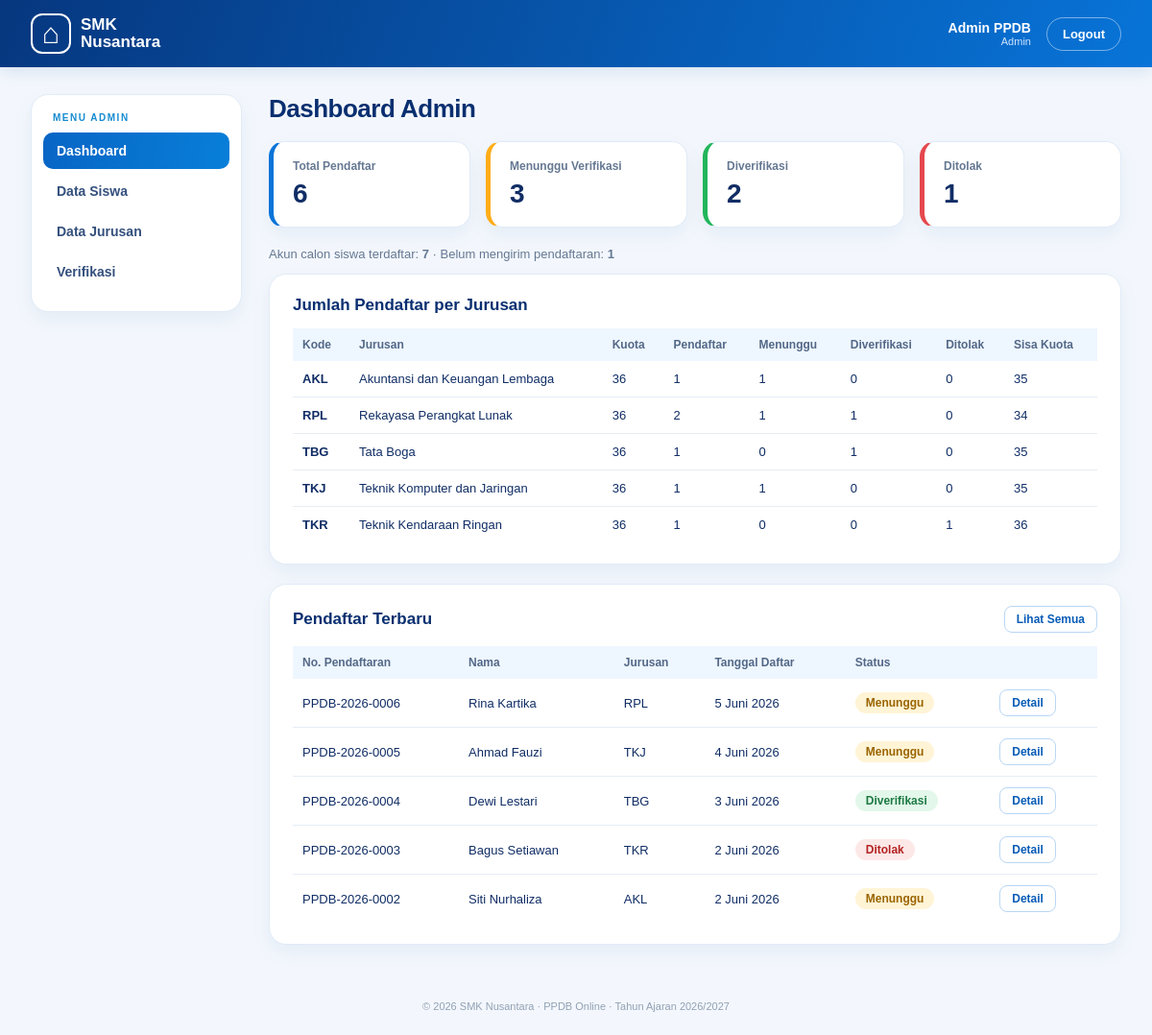
Page /admin/dashboard.php (signed in) on the committed database.
### tables this page shows
CREATE TABLE pendaftaran (
  id_pendaftaran INT AUTO_INCREMENT PRIMARY KEY,
  id_siswa INT NOT NULL,
  id_jurusan INT NOT NULL,
  tahun_ajaran VARCHAR(9) NOT NULL,
  tanggal_daftar DATETIME NOT NULL,
  status ENUM('Menunggu', 'Diverifikasi', 'Ditolak') NOT NULL DEFAULT 'Menunggu',
  UNIQUE (id_siswa, tahun_ajaran),
  FOREIGN KEY (id_siswa) REFERENCES siswa(id_siswa) ON DELETE CASCADE,
  FOREIGN KEY (id_jurusan) REFERENCES jurusan(id_jurusan) ON DELETE RESTRICT
);

CREATE TABLE siswa (
  id_siswa INT AUTO_INCREMENT PRIMARY KEY,
  id_user INT NOT NULL UNIQUE,
  nisn CHAR(10) NOT NULL UNIQUE,
  nama_lengkap VARCHAR(100) NOT NULL,
  jenis_kelamin ENUM('Laki-laki', 'Perempuan') NULL,
  tempat_lahir VARCHAR(50) NULL,
  tanggal_lahir DATE NULL,
  alamat VARCHAR(255) NULL,
  asal_sekolah VARCHAR(100) NULL,
  no_hp VARCHAR(20) NOT NULL,
  FOREIGN KEY (id_user) REFERENCES users(id_user) ON DELETE CASCADE
);

CREATE TABLE jurusan (
  id_jurusan INT AUTO_INCREMENT PRIMARY KEY,
  kode_jurusan VARCHAR(10) NOT NULL UNIQUE,
  nama_jurusan VARCHAR(100) NOT NULL,
  kuota INT NOT NULL,
  deskripsi VARCHAR(255) NULL,
  aktif TINYINT(1) NOT NULL DEFAULT 1
);

### admin/dashboard.php (the view, shortened to what this page needs)
<?php
require_once '../includes/fungsi.php';
$stmt = $pdo->prepare("SELECT status, COUNT(*) AS jumlah FROM pendaftaran WHERE tahun_ajaran = ? GROUP BY status");
$stmt->execute([TAHUN_AJARAN]);
$per_status = ['Menunggu' => 0, 'Diverifikasi' => 0, 'Ditolak' => 0];
foreach ($stmt->fetchAll() as $baris) {
    $per_status[$baris['status']] = $baris['jumlah'];
}
$total = array_sum($per_status);
$akun_siswa = $pdo->query("SELECT COUNT(*) FROM siswa")->fetchColumn();
$stmt = $pdo->prepare("SELECT j.kode_jurusan, j.nama_jurusan, j.kuota, j.aktif,
        COUNT(p.id_pendaftaran) AS pendaftar,
        SUM(p.status = 'Menunggu') AS menunggu,
        SUM(p.status = 'Diverifikasi') AS diverifikasi,
        SUM(p.status = 'Ditolak') AS ditolak
    FROM jurusan j
    LEFT JOIN pendaftaran p ON p.id_jurusan = j.id_jurusan AND p.tahun_ajaran = ?
    GROUP BY j.id_jurusan ORDER BY j.kode_jurusan");
$stmt->execute([TAHUN_AJARAN]);
$rekap = $stmt->fetchAll();
$stmt = $pdo->prepare("SELECT p.id_pendaftaran, p.tanggal_daftar, p.status, s.nama_lengkap, j.kode_jurusan
    FROM pendaftaran p JOIN siswa s ON s.id_siswa = p.id_siswa JOIN jurusan j ON j.id_jurusan = p.id_jurusan
    WHERE p.tahun_ajaran = ? ORDER BY p.tanggal_daftar DESC LIMIT 5");
$stmt->execute([TAHUN_AJARAN]);
$terbaru = $stmt->fetchAll();
$judul = 'Dashboard Admin';
$menu_aktif = 'dashboard';
include '../includes/header.php';
?>
<div class="stat-grid">
  <div class="stat-card"><small>Total Pendaftar</small><b><?= $total ?></b></div>
  <div class="stat-card kuning"><small>Menunggu Verifikasi</small><b><?= $per_status['Menunggu'] ?></b></div>
  <div class="stat-card hijau"><small>Diverifikasi</small><b><?= $per_status['Diverifikasi'] ?></b></div>
  <div class="stat-card merah"><small>Ditolak</small><b><?= $per_status['Ditolak'] ?></b></div>
</div>
<p class="muted">Akun calon siswa terdaftar: <b><?= $akun_siswa ?></b> · Belum mengirim pendaftaran: <b><?= $akun_siswa - $total ?></b></p>
<div class="panel">
  <h2>Jumlah Pendaftar per Jurusan</h2>
  <table class="tabel">
    <tr><th>Kode</th><th>Jurusan</th><th>Kuota</th><th>Pendaftar</th><th>Menunggu</th><th>Diverifikasi</th><th>Ditolak</th><th>Sisa Kuota</th></tr>
    <?php foreach ($rekap as $r): ?>
    <tr>
      <td><b><?= e($r['kode_jurusan']) ?></b></td>
      <td><?= e($r['nama_jurusan']) ?><?= $r['aktif'] ? '' : ' <span class="badge badge-abu">Nonaktif</span>' ?></td>
      <td><?= $r['kuota'] ?></td>
      <td><?= $r['pendaftar'] ?></td>
      <td><?= (int) $r['menunggu'] ?></td>
      <td><?= (int) $r['diverifikasi'] ?></td>
      <td><?= (int) $r['ditolak'] ?></td>
      <td><?= $r['kuota'] - $r['pendaftar'] + (int) $r['ditolak'] ?></td>
    </tr>
    <?php endforeach; ?>
  </table>
</div>
<div class="panel">
  <div class="panel-head"><h2>Pendaftar Terbaru</h2><a href="verifikasi.php" class="btn btn-outline btn-kecil">Lihat Semua</a></div>
  <table class="tabel">
    <tr><th>No. Pendaftaran</th><th>Nama</th><th>Jurusan</th><th>Tanggal Daftar</th><th>Status</th><th></th></tr>
    <?php foreach ($terbaru as $t): ?>
    <tr>
      <td><?= nomor_pendaftaran($t['id_pendaftaran']) ?></td>
      <td><?= e($t['nama_lengkap']) ?></td>
      <td><?= e($t['kode_jurusan']) ?></td>
      <td><?= tanggal_indo($t['tanggal_daftar']) ?></td>
      <td><?= badge_status($t['status']) ?></td>
      <td><a href="verifikasi-detail.php?id=<?= $t['id_pendaftaran'] ?>" class="btn btn-outline btn-kecil">Detail</a></td>
    </tr>
    <?php endforeach; ?>
  </table>
</div>
<?php include '../includes/footer.php'; ?>

### includes/header.php (shortened to what this page needs)
<?php
if ($_SESSION['role'] === 'admin') {
    $menu = [
        'dashboard'  => ['dashboard.php', 'Dashboard'],
        'siswa'      => ['siswa.php', 'Data Siswa'],
        'jurusan'    => ['jurusan.php', 'Data Jurusan'],
        'verifikasi' => ['verifikasi.php', 'Verifikasi'],
    ];
} else {
    $menu = [
        'dashboard'   => ['dashboard.php', 'Dashboard'],
        'biodata'     => ['biodata.php', 'Biodata'],
        'pendaftaran' => ['pendaftaran.php', 'Pendaftaran'],
    ];
}
?>
<!DOCTYPE html>
<html lang="id">
<head>
  <link rel="stylesheet" href="../assets/css/dashboard.css">
</head>
<body>
  <header class="dash-header">
    <a class="brand" href="../index.php"><span class="brand-logo">⌂</span><span>SMK<br><b>Nusantara</b></span></a>
    <div class="dash-user">
      <span><?= e($_SESSION['nama']) ?> <small><?= $_SESSION['role'] === 'admin' ? 'Admin' : 'Calon Siswa' ?></small></span>
      <a class="back-link" href="../auth/logout.php">Logout</a>
    </div>
  </header>
  <div class="dash-layout">
    <aside class="sidebar">
      <p class="sidebar-title"><?= $_SESSION['role'] === 'admin' ? 'MENU ADMIN' : 'MENU SISWA' ?></p>
      <?php foreach ($menu as $kunci => $item): ?>
        <a href="<?= $item[0] ?>" class="<?= $kunci === $menu_aktif ? 'aktif' : '' ?>"><?= $item[1] ?></a>
      <?php endforeach; ?>
    </aside>
    <main class="content">
      <h1 class="page-title"><?= e($judul) ?></h1>

### includes/fungsi.php (shortened to what this page needs)
<?php
function e($teks)
{
    return htmlspecialchars((string) $teks, ENT_QUOTES, 'UTF-8');
}
function nomor_pendaftaran($id_pendaftaran)
{
    return 'PPDB-' . substr(TAHUN_AJARAN, 0, 4) . '-' . str_pad($id_pendaftaran, 4, '0', STR_PAD_LEFT);
}
function badge_status($status)
{
    $warna = ['Menunggu' => 'kuning', 'Diverifikasi' => 'hijau', 'Ditolak' => 'merah'];
    return '<span class="badge badge-' . $warna[$status] . '">' . e($status) . '</span>';
}
function tanggal_indo($tanggal)
{
    $bulan = ['', 'Januari', 'Februari', 'Maret', 'April', 'Mei', 'Juni', 'Juli', 'Agustus', 'September', 'Oktober', 'November', 'Desember'];
    $t = strtotime($tanggal);
    return date('j', $t) . ' ' . $bulan[(int) date('n', $t)] . ' ' . date('Y', $t);
}

### includes/footer.php
    </main>
  </div>
  <p class="dash-footer">© 2026 SMK Nusantara · PPDB Online · Tahun Ajaran <?= TAHUN_AJARAN ?></p>
</body>
</html>

### assets/css/dashboard.css (style rules this page uses)
* { box-sizing: border-box; }
body { margin: 0; background: #f3f7fd; color: #102d65; font-family: Arial, Helvetica, sans-serif; font-size: 14px; }
a { color: inherit; text-decoration: none; }
.dash-header { height: 70px; padding: 0 32px; display: flex; align-items: center; justify-content: space-between; background: linear-gradient(110deg, #06377f, #0874d8); color: #fff; box-shadow: 0 4px 16px #0b4b8b20; }
.brand { display: flex; align-items: center; gap: 10px; font-size: 17px; line-height: 1.05; font-weight: 700; }
.brand-logo { width: 42px; height: 42px; border: 2px solid #fff; border-radius: 12px; display: grid; place-items: center; font-size: 30px; }
.dash-user { display: flex; align-items: center; gap: 16px; font-weight: 700; }
.dash-user small { display: block; font-size: 11px; font-weight: 400; color: #cfe6ff; text-align: right; }
.back-link { font-size: 13px; font-weight: 700; padding: 9px 16px; border: 1px solid #ffffff75; border-radius: 22px; }
.dash-layout { max-width: 1240px; margin: 0 auto; padding: 28px 32px; display: grid; grid-template-columns: 220px 1fr; gap: 28px; align-items: start; }
.sidebar { background: #fff; border: 1px solid #e1ebf7; border-radius: 18px; padding: 18px 12px; box-shadow: 0 8px 20px #164d8010; }
.sidebar-title { font-size: 10px; font-weight: 900; letter-spacing: 1.5px; color: #168bd1; margin: 0 10px 10px; }
.sidebar a { display: block; padding: 11px 14px; border-radius: 10px; font-weight: 700; color: #34507d; margin-bottom: 4px; }
.sidebar a.aktif { background: linear-gradient(100deg, #0865c5, #087fd9); color: #fff; }
.content { min-width: 0; }
.page-title { font-size: 26px; margin: 0 0 18px; color: #092f70; letter-spacing: -.5px; }
.dash-footer { text-align: center; font-size: 11px; color: #91a0b3; margin: 10px 0 24px; }
.panel { background: #fff; border: 1px solid #e1ebf7; border-radius: 18px; padding: 22px 24px; box-shadow: 0 8px 20px #164d8010; margin-bottom: 20px; }
.panel h2 { font-size: 17px; margin: 0 0 14px; color: #092f70; }
.panel-head { display: flex; justify-content: space-between; align-items: center; margin-bottom: 14px; }
.panel-head h2 { margin: 0; }
.stat-grid { display: grid; grid-template-columns: repeat(4, 1fr); gap: 16px; margin-bottom: 20px; }
.stat-card { background: #fff; border: 1px solid #e1ebf7; border-radius: 16px; padding: 18px 20px; box-shadow: 0 8px 20px #164d8010; border-left: 5px solid #0874d8; }
.stat-card small { display: block; font-size: 12px; color: #657892; font-weight: 700; }
.stat-card b { display: block; font-size: 28px; margin-top: 6px; }
.stat-card.kuning { border-left-color: #ffad18; }
.stat-card.hijau { border-left-color: #22b65b; }
.stat-card.merah { border-left-color: #e5484d; }
.muted { color: #657892; font-size: 13px; }
.tabel { width: 100%; border-collapse: collapse; font-size: 13px; }
.tabel th { text-align: left; font-size: 12px; color: #536887; background: #eef6ff; padding: 10px; }
.tabel td { padding: 11px 10px; border-bottom: 1px solid #e5edf6; vertical-align: middle; }
.tabel tr:last-child td { border-bottom: 0; }
.badge { display: inline-block; padding: 4px 11px; border-radius: 20px; font-size: 12px; font-weight: 800; }
.badge-kuning { background: #fff4d6; color: #9a6400; }
.badge-hijau { background: #e3f7ea; color: #1d7a43; }
.badge-merah { background: #fde8e8; color: #b42323; }
.btn { display: inline-block; border: 0; border-radius: 10px; padding: 10px 18px; font-size: 13px; font-weight: 800; cursor: pointer; font-family: inherit; }
.btn-outline { background: #fff; border: 1px solid #b9d7f4; color: #075bb6; }
.btn-kecil { padding: 6px 12px; font-size: 12px; border-radius: 8px; }
.tabel td:first-child { white-space: nowrap; }

### rows in the picture
pendaftaran: id_pendaftaran "PPDB-2026-0006", id_siswa.nama_lengkap "Rina Kartika", id_jurusan.kode_jurusan "RPL", tanggal_daftar "5 Juni 2026", status "Menunggu"
pendaftaran: id_pendaftaran "PPDB-2026-0005", id_siswa.nama_lengkap "Ahmad Fauzi", id_jurusan.kode_jurusan "TKJ", tanggal_daftar "4 Juni 2026", status "Menunggu"
pendaftaran: id_pendaftaran "PPDB-2026-0004", id_siswa.nama_lengkap "Dewi Lestari", id_jurusan.kode_jurusan "TBG", tanggal_daftar "3 Juni 2026", status "Diverifikasi"
pendaftaran: id_pendaftaran "PPDB-2026-0003", id_siswa.nama_lengkap "Bagus Setiawan", id_jurusan.kode_jurusan "TKR", tanggal_daftar "2 Juni 2026", status "Ditolak"
pendaftaran: id_pendaftaran "PPDB-2026-0002", id_siswa.nama_lengkap "Siti Nurhaliza", id_jurusan.kode_jurusan "AKL", tanggal_daftar "2 Juni 2026", status "Menunggu"

### other values in the picture
$_SESSION['nama'] "Admin PPDB"
$item[1] "Dashboard"
$item[1] "Data Siswa"
$item[1] "Data Jurusan"
$item[1] "Verifikasi"
$judul "Dashboard Admin"
$total "6"
$per_status['Menunggu'] "3"
$per_status['Diverifikasi'] "2"
$per_status['Ditolak'] "1"
$akun_siswa "7"
$akun_siswa - $total "1"
$r['kode_jurusan'] "AKL"
$r['nama_jurusan'] "Akuntansi dan Keuangan Lembaga"
$r['kuota'] "36"
